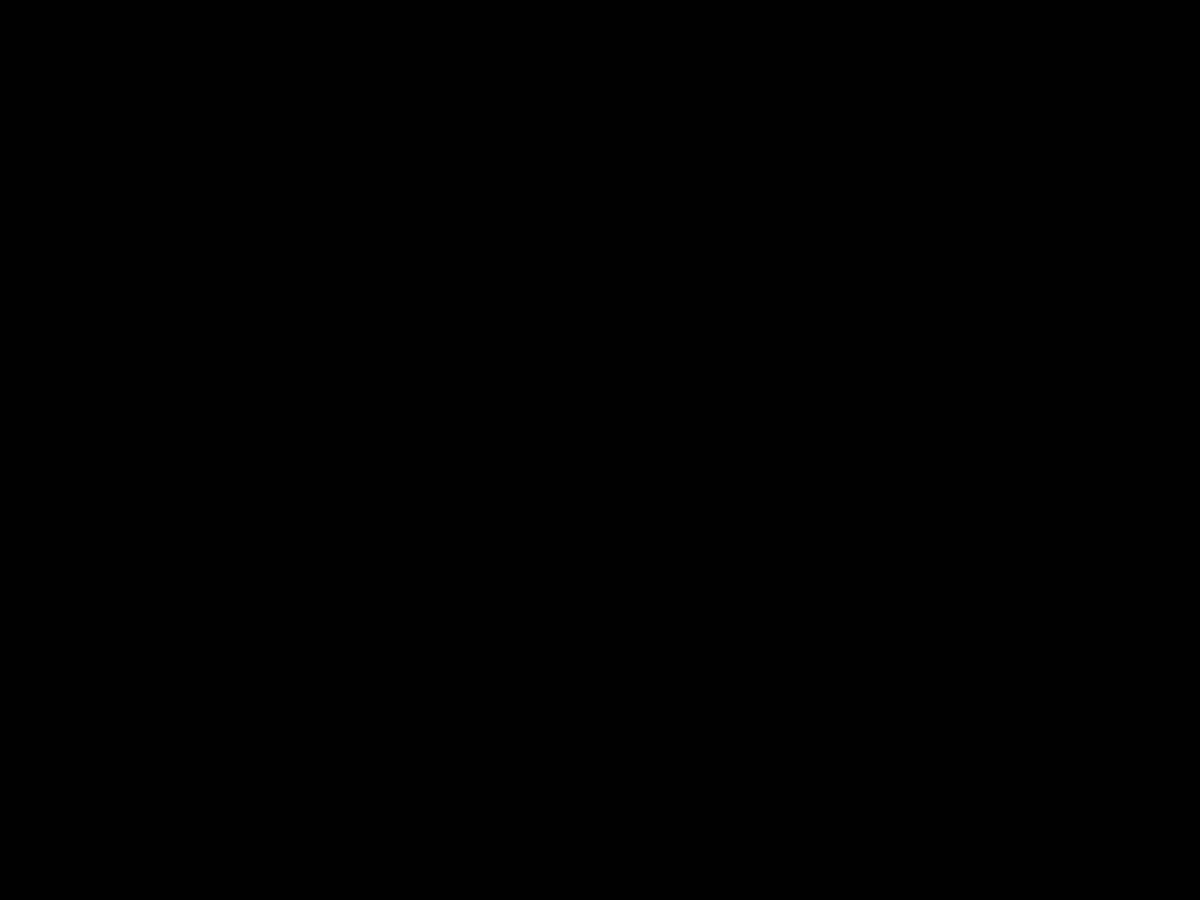
Frame 1 (no input)
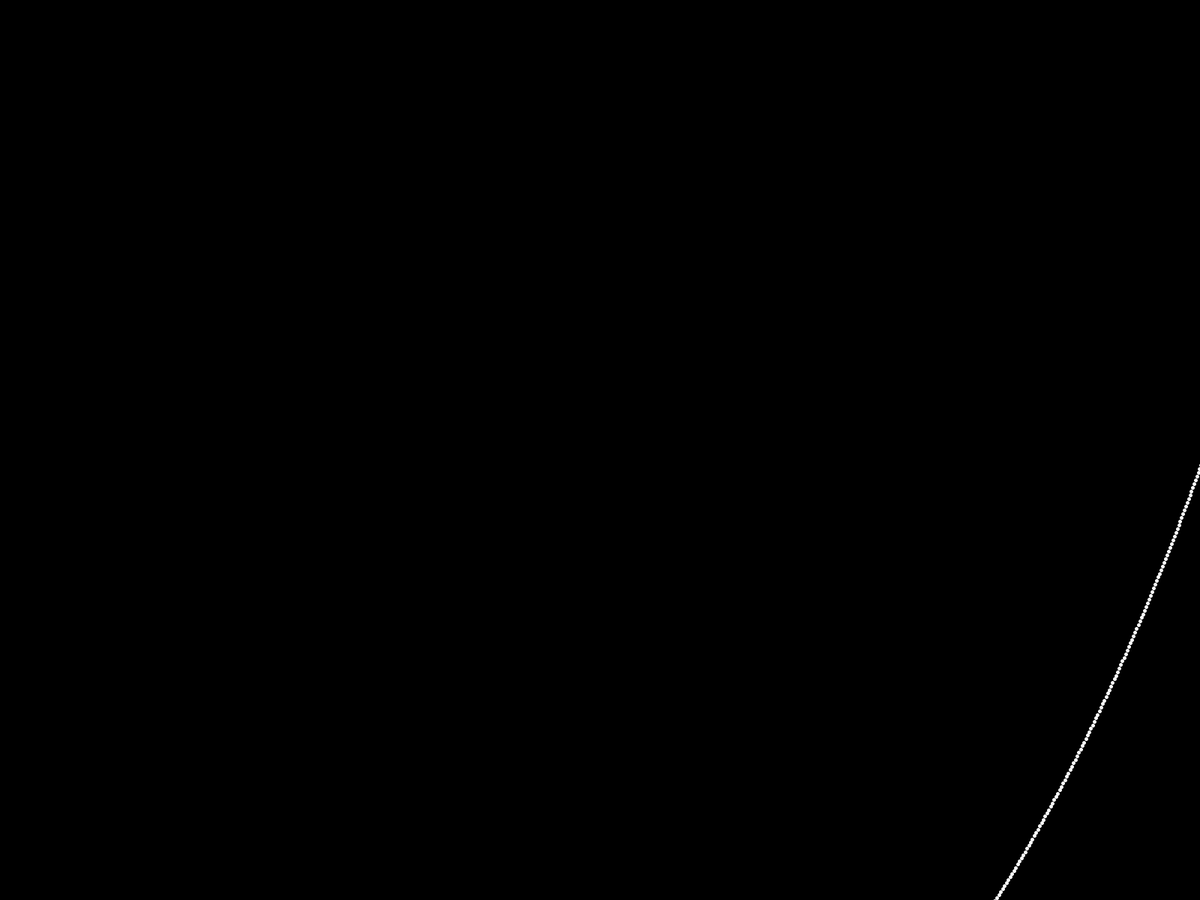
Frame 60 (the mouse pressed at the canvas centre just before this capture)
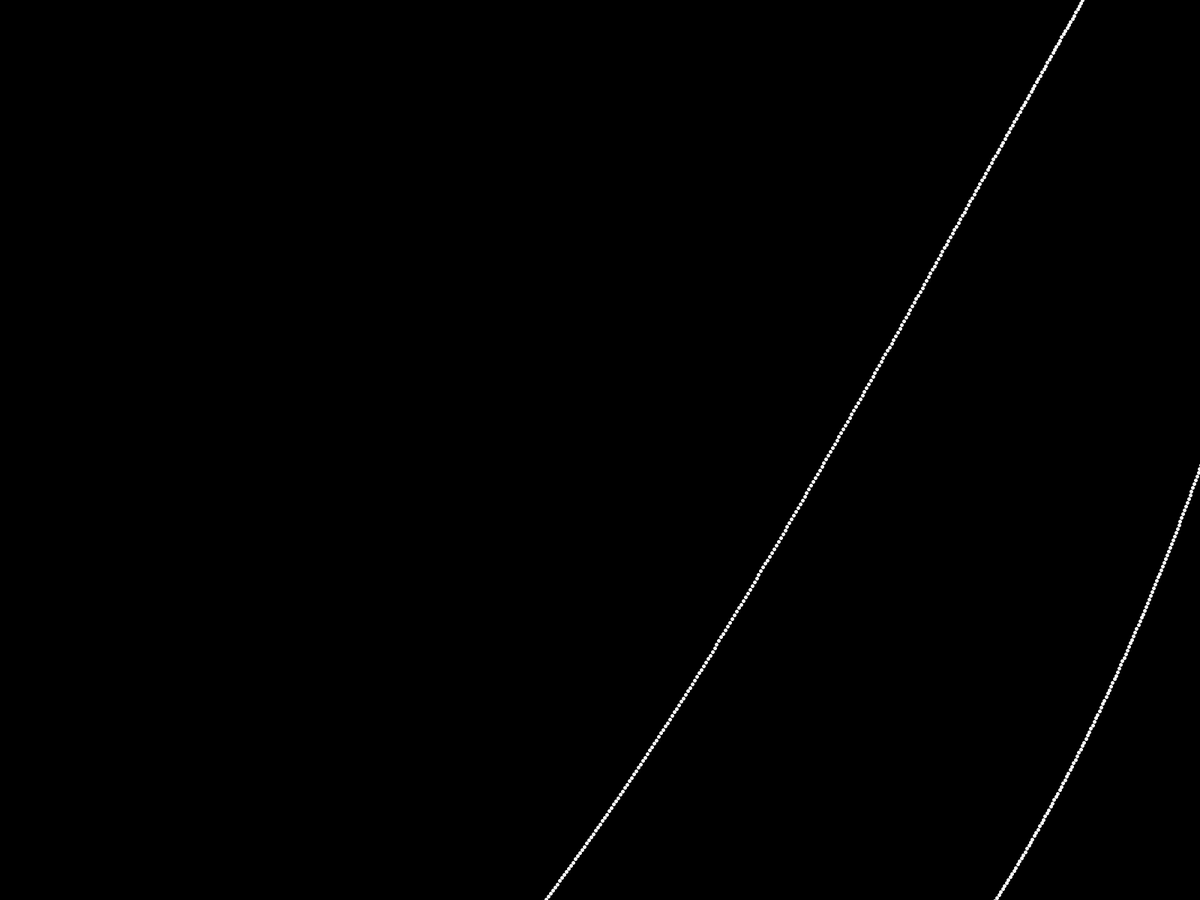
Frame 120 (the mouse held since frame 60 and released just before this capture)

The Processing sketch that drew these frames (run headless with seeded random() and noise(); from frame 60 on, the mouse is pressed at the canvas centre):

// Processing sketch: Lissajous
// ── Lissajous.pde
float p1sx = 1000;
float p1sy = 1000;
float p1fx = 3;
float p1fy = 5;
float p1ox = 0;
float p1oy = PI/2;
float t = 0;

void setup(){
  fullScreen();
  background(0);
  colorMode(HSB, 360, 100, 100);
  strokeWeight(5);
}

void draw(){
  translate(width/2, height/2);
  for(int i = 0; i < 10; i++){
  float x = sin(t*p1fx+p1ox)*p1sx;
  float y = sin(t*p1fy+p1oy)*p1sy;
  stroke(360);
  point(x, y);
  t += 0.001;
  }
}
